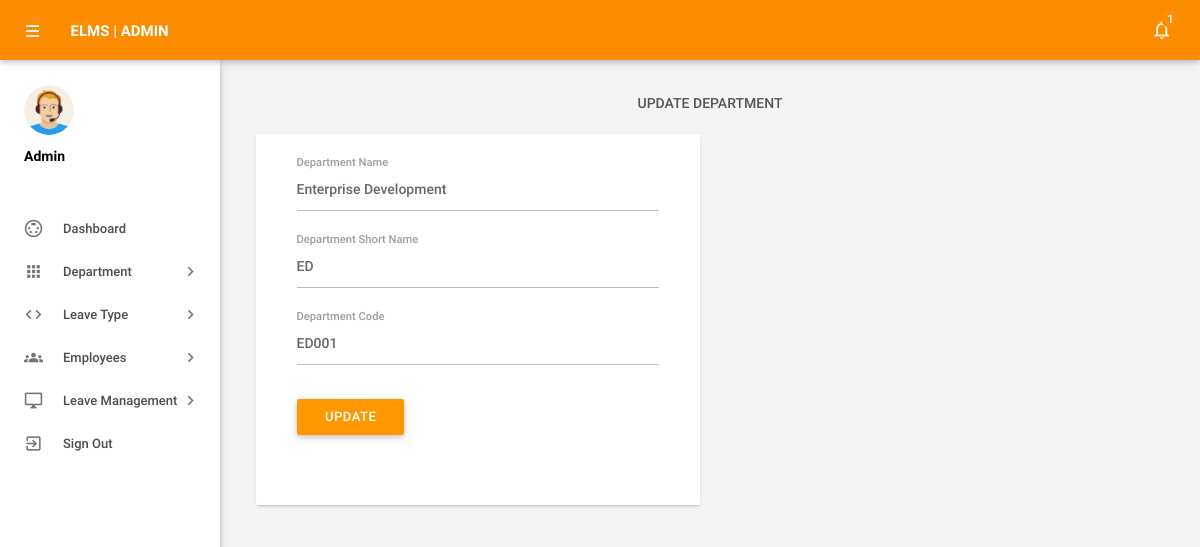
/admin/editdepartment.php?deptid=1 (signed in), run on the app's committed database.
### tables this page shows
CREATE TABLE `departments` (
  `id` int(11) NOT NULL,
  `DepartmentName` varchar(150) DEFAULT NULL,
  `DepartmentShortName` varchar(100) NOT NULL,
  `DepartmentCode` varchar(50) DEFAULT NULL,
  `CreationDate` timestamp NULL DEFAULT current_timestamp()
);

### admin/editdepartment.php (the view, shortened to what this page needs)
<?php
include('includes/config.php');
if(strlen($_SESSION['alogin'])==0)
    {
header('location:index.php');
}
else{
    ?>
<!DOCTYPE html>
<html lang="en">
    <head>
        <link type="text/css" rel="stylesheet" href="../assets/plugins/materialize/css/materialize.min.css"/>
        <link href="../assets/plugins/material-preloader/css/materialPreloader.min.css" rel="stylesheet">
        <link href="../assets/css/alpha.min.css" rel="stylesheet" type="text/css"/>
        <link href="../assets/css/custom.css" rel="stylesheet" type="text/css"/>
    </head>
    <body>
  <?php include('includes/header.php');?>
       <?php include('includes/sidebar.php');?>
            <main class="mn-inner">
                <div class="row">
                    <div class="col s12">
                        <div class="page-title">Update Department</div>
                    </div>
                    <div class="col s12 m12 l6">
                        <div class="card">
                            <div class="card-content">
                                <div class="row">
                                    <form class="col s12" name="chngpwd" method="post">
<?php
$did=intval($_GET['deptid']);
$sql = "SELECT * from departments WHERE id=:did";
$query = $dbh -> prepare($sql);
$query->bindParam(':did',$did,PDO::PARAM_STR);
$query->execute();
$results=$query->fetchAll(PDO::FETCH_OBJ);
if($query->rowCount() > 0)
{
foreach($results as $result)
{               ?>
                                        <div class="row">
                                            <div class="input-field col s12">
<input id="departmentname" type="text"  class="validate" autocomplete="off" name="departmentname" value="<?php echo htmlentities($result->DepartmentName);?>"  required>
                                                <label for="deptname">Department Name</label>
                                            </div>
          <div class="input-field col s12">
<input id="departmentshortname" type="text"  class="validate" autocomplete="off" value="<?php echo htmlentities($result->DepartmentShortName);?>" name="departmentshortname"  required>
                                                <label for="deptshortname">Department Short Name</label>
                                            </div>
  <div class="input-field col s12">
 <input id="deptcode" type="text" name="deptcode" class="validate" autocomplete="off" value="<?php echo htmlentities($result->DepartmentCode);?>" required>
                                                <label for="password">Department Code</label>
                                            </div>
<?php }} ?>
<div class="input-field col s12">
<button type="submit" name="update" class="waves-effect waves-light btn orange m-b-xs">UPDATE</button>
</div>
                                        </div>
                                    </form>
                                </div>
                            </div>
                        </div>
                    </div>
                </div>
            </main>
        </div>
        <div class="left-sidebar-hover"></div>
    </body>
</html>
<?php } ?>

### data on the page
departments: departmentname "Enterprise Development", departmentshortname "ED", deptcode "ED001"

### other printed values
$unreadcount "1"
